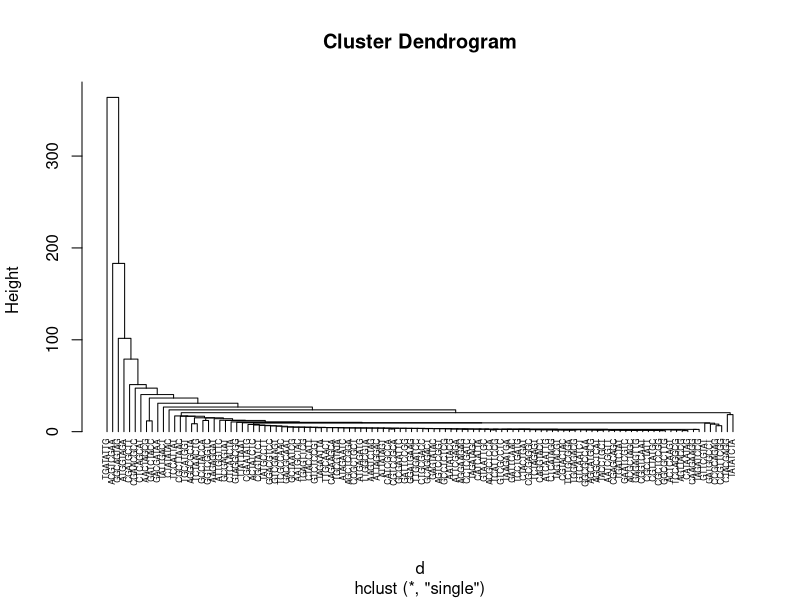
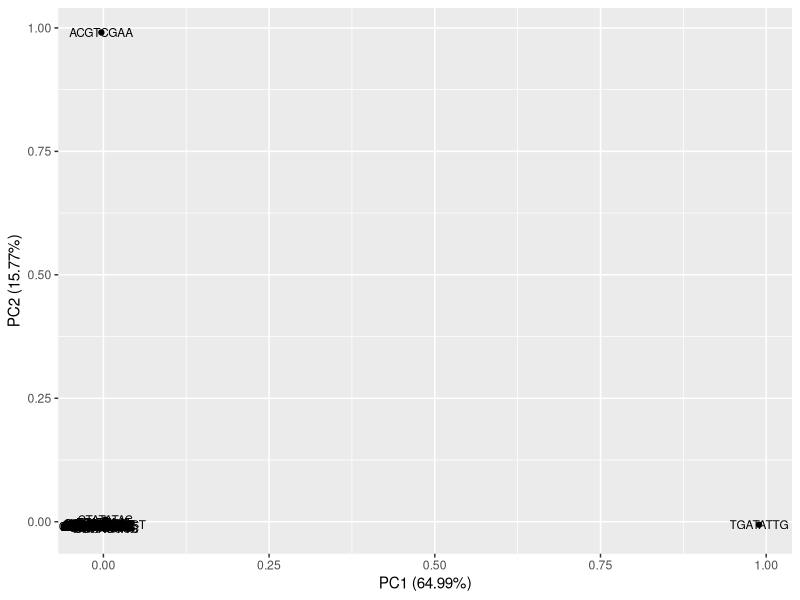
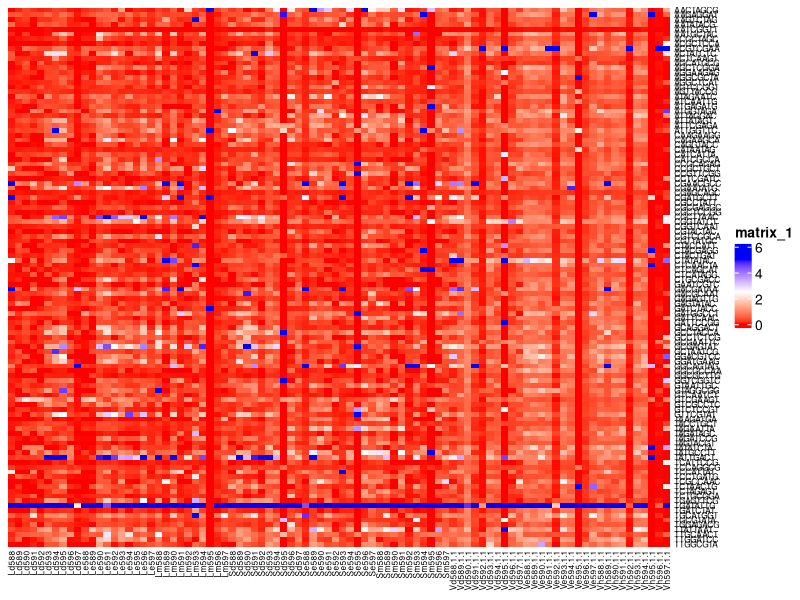

The R source for these figures, in order:
## ---- chunk 1
## EDIT ##
# Begin by reading in normalized counts from a CSV file.
counts <- data.frame(read.table("norm_counts_output/norm_counts.csv", # <- change path to location of norm
                                header = TRUE,
                                sep = ",",
                                row.names = 1))
## ---- chunk 2
d <- dist(counts, method = "euclidean")
h <- hclust(d, method = "single")
plot(h, hang = -1, cex=0.5)
## ---- chunk 3
counts.pca <- prcomp(counts, center = TRUE)

library(ggfortify)
autoplot(counts.pca, label = TRUE, label.size = 3)
## ---- chunk 4
library(ComplexHeatmap)
library(circlize)
Heatmap(counts,
        cluster_rows = FALSE,
        cluster_columns = FALSE,
        col = colorRamp2(c(0,2.5,5), c("red","white","blue")),
        column_names_gp = gpar(cex = 0.5),
        row_names_gp = gpar(cex = 0.5)
        )
